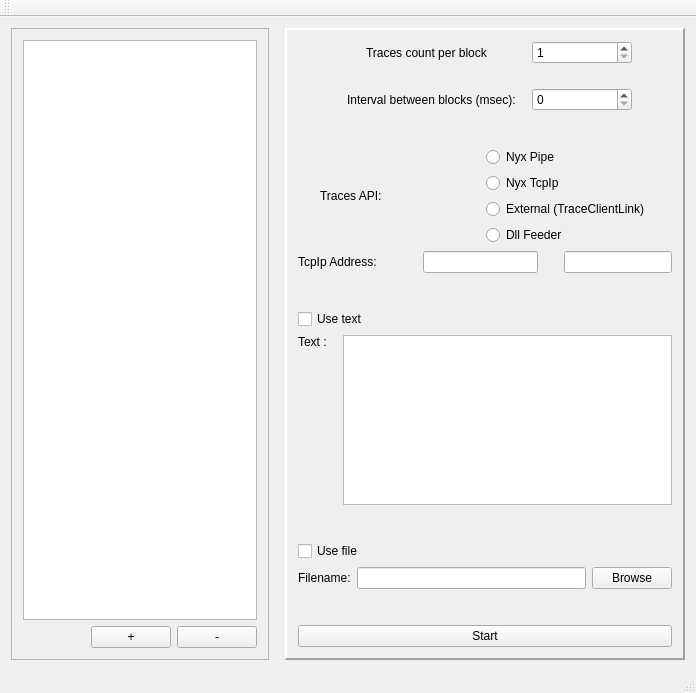
<?xml version="1.0" encoding="UTF-8"?>
<ui version="4.0">
 <class>CTraceViewerFeederClass</class>
 <widget class="QMainWindow" name="CTraceViewerFeederClass">
  <property name="geometry">
   <rect>
    <x>0</x>
    <y>0</y>
    <width>696</width>
    <height>693</height>
   </rect>
  </property>
  <property name="windowTitle">
   <string>CTraceViewerFeeder</string>
  </property>
  <widget class="QWidget" name="centralWidget">
   <layout class="QGridLayout" name="gridLayout_2">
    <item row="0" column="0">
     <layout class="QGridLayout" name="gridLayout">
      <property name="sizeConstraint">
       <enum>QLayout::SetNoConstraint</enum>
      </property>
      <item row="1" column="0">
       <layout class="QHBoxLayout" name="horizontalLayout">
        <item>
         <widget class="QFrame" name="ChannelsFrame">
          <property name="minimumSize">
           <size>
            <width>250</width>
            <height>0</height>
           </size>
          </property>
          <property name="maximumSize">
           <size>
            <width>400</width>
            <height>16777215</height>
           </size>
          </property>
          <property name="frameShape">
           <enum>QFrame::StyledPanel</enum>
          </property>
          <property name="frameShadow">
           <enum>QFrame::Raised</enum>
          </property>
          <layout class="QVBoxLayout" name="verticalLayout_5">
           <item>
            <widget class="QListWidget" name="ChannelsName">
             <property name="sizePolicy">
              <sizepolicy hsizetype="MinimumExpanding" vsizetype="Expanding">
               <horstretch>0</horstretch>
               <verstretch>0</verstretch>
              </sizepolicy>
             </property>
             <property name="minimumSize">
              <size>
               <width>200</width>
               <height>0</height>
              </size>
             </property>
             <property name="maximumSize">
              <size>
               <width>16777215</width>
               <height>16777215</height>
              </size>
             </property>
             <property name="editTriggers">
              <set>QAbstractItemView::DoubleClicked|QAbstractItemView::EditKeyPressed</set>
             </property>
            </widget>
           </item>
           <item>
            <layout class="QHBoxLayout" name="horizontalLayout_5">
             <item>
              <spacer name="horizontalSpacer_9">
               <property name="orientation">
                <enum>Qt::Horizontal</enum>
               </property>
               <property name="sizeHint" stdset="0">
                <size>
                 <width>40</width>
                 <height>20</height>
                </size>
               </property>
              </spacer>
             </item>
             <item>
              <widget class="QPushButton" name="btnAddChannel">
               <property name="text">
                <string>+</string>
               </property>
               <property name="flat">
                <bool>false</bool>
               </property>
              </widget>
             </item>
             <item>
              <widget class="QPushButton" name="btnRemoveChannel">
               <property name="text">
                <string>-</string>
               </property>
               <property name="checkable">
                <bool>false</bool>
               </property>
              </widget>
             </item>
            </layout>
           </item>
          </layout>
         </widget>
        </item>
        <item>
         <spacer name="horizontalSpacer">
          <property name="orientation">
           <enum>Qt::Horizontal</enum>
          </property>
          <property name="sizeType">
           <enum>QSizePolicy::Fixed</enum>
          </property>
          <property name="sizeHint" stdset="0">
           <size>
            <width>10</width>
            <height>20</height>
           </size>
          </property>
         </spacer>
        </item>
        <item>
         <widget class="QFrame" name="PropertiesFrame">
          <property name="sizePolicy">
           <sizepolicy hsizetype="Expanding" vsizetype="Expanding">
            <horstretch>0</horstretch>
            <verstretch>0</verstretch>
           </sizepolicy>
          </property>
          <property name="minimumSize">
           <size>
            <width>400</width>
            <height>0</height>
           </size>
          </property>
          <property name="baseSize">
           <size>
            <width>200</width>
            <height>200</height>
           </size>
          </property>
          <property name="frameShape">
           <enum>QFrame::Panel</enum>
          </property>
          <property name="frameShadow">
           <enum>QFrame::Raised</enum>
          </property>
          <property name="lineWidth">
           <number>2</number>
          </property>
          <property name="midLineWidth">
           <number>2</number>
          </property>
          <layout class="QVBoxLayout" name="verticalLayout_2">
           <item>
            <layout class="QVBoxLayout" name="verticalLayout">
             <item>
              <layout class="QHBoxLayout" name="horizontalLayout_2">
               <item>
                <spacer name="horizontalSpacer_4">
                 <property name="orientation">
                  <enum>Qt::Horizontal</enum>
                 </property>
                 <property name="sizeType">
                  <enum>QSizePolicy::Expanding</enum>
                 </property>
                 <property name="sizeHint" stdset="0">
                  <size>
                   <width>10</width>
                   <height>20</height>
                  </size>
                 </property>
                </spacer>
               </item>
               <item>
                <widget class="QLabel" name="label">
                 <property name="minimumSize">
                  <size>
                   <width>150</width>
                   <height>0</height>
                  </size>
                 </property>
                 <property name="text">
                  <string>Traces count per block</string>
                 </property>
                </widget>
               </item>
               <item>
                <spacer name="horizontalSpacer_2">
                 <property name="orientation">
                  <enum>Qt::Horizontal</enum>
                 </property>
                 <property name="sizeType">
                  <enum>QSizePolicy::Fixed</enum>
                 </property>
                 <property name="sizeHint" stdset="0">
                  <size>
                   <width>10</width>
                   <height>20</height>
                  </size>
                 </property>
                </spacer>
               </item>
               <item>
                <widget class="QSpinBox" name="TracesPerBlockSpinBox">
                 <property name="minimumSize">
                  <size>
                   <width>100</width>
                   <height>0</height>
                  </size>
                 </property>
                 <property name="minimum">
                  <number>1</number>
                 </property>
                 <property name="maximum">
                  <number>100000</number>
                 </property>
                </widget>
               </item>
               <item>
                <spacer name="horizontalSpacer_3">
                 <property name="orientation">
                  <enum>Qt::Horizontal</enum>
                 </property>
                 <property name="sizeType">
                  <enum>QSizePolicy::Fixed</enum>
                 </property>
                 <property name="sizeHint" stdset="0">
                  <size>
                   <width>40</width>
                   <height>20</height>
                  </size>
                 </property>
                </spacer>
               </item>
              </layout>
             </item>
             <item>
              <spacer name="verticalSpacer_4">
               <property name="orientation">
                <enum>Qt::Vertical</enum>
               </property>
               <property name="sizeHint" stdset="0">
                <size>
                 <width>20</width>
                 <height>40</height>
                </size>
               </property>
              </spacer>
             </item>
             <item>
              <layout class="QHBoxLayout" name="horizontalLayout_7">
               <item>
                <spacer name="horizontalSpacer_10">
                 <property name="orientation">
                  <enum>Qt::Horizontal</enum>
                 </property>
                 <property name="sizeType">
                  <enum>QSizePolicy::Expanding</enum>
                 </property>
                 <property name="sizeHint" stdset="0">
                  <size>
                   <width>10</width>
                   <height>20</height>
                  </size>
                 </property>
                </spacer>
               </item>
               <item>
                <widget class="QLabel" name="label_4">
                 <property name="text">
                  <string>Interval between blocks (msec):</string>
                 </property>
                </widget>
               </item>
               <item>
                <spacer name="horizontalSpacer_11">
                 <property name="orientation">
                  <enum>Qt::Horizontal</enum>
                 </property>
                 <property name="sizeType">
                  <enum>QSizePolicy::Fixed</enum>
                 </property>
                 <property name="sizeHint" stdset="0">
                  <size>
                   <width>10</width>
                   <height>20</height>
                  </size>
                 </property>
                </spacer>
               </item>
               <item>
                <widget class="QSpinBox" name="IntervalBetweenBlocksSpinBox">
                 <property name="minimumSize">
                  <size>
                   <width>100</width>
                   <height>0</height>
                  </size>
                 </property>
                 <property name="maximum">
                  <number>9999999</number>
                 </property>
                </widget>
               </item>
               <item>
                <spacer name="horizontalSpacer_12">
                 <property name="orientation">
                  <enum>Qt::Horizontal</enum>
                 </property>
                 <property name="sizeType">
                  <enum>QSizePolicy::Fixed</enum>
                 </property>
                 <property name="sizeHint" stdset="0">
                  <size>
                   <width>40</width>
                   <height>20</height>
                  </size>
                 </property>
                </spacer>
               </item>
              </layout>
             </item>
             <item>
              <spacer name="verticalSpacer">
               <property name="orientation">
                <enum>Qt::Vertical</enum>
               </property>
               <property name="sizeType">
                <enum>QSizePolicy::Fixed</enum>
               </property>
               <property name="sizeHint" stdset="0">
                <size>
                 <width>20</width>
                 <height>30</height>
                </size>
               </property>
              </spacer>
             </item>
             <item>
              <layout class="QHBoxLayout" name="horizontalLayout_3">
               <item>
                <spacer name="horizontalSpacer_5">
                 <property name="orientation">
                  <enum>Qt::Horizontal</enum>
                 </property>
                 <property name="sizeHint" stdset="0">
                  <size>
                   <width>10</width>
                   <height>20</height>
                  </size>
                 </property>
                </spacer>
               </item>
               <item>
                <widget class="QLabel" name="label_2">
                 <property name="minimumSize">
                  <size>
                   <width>150</width>
                   <height>0</height>
                  </size>
                 </property>
                 <property name="text">
                  <string>Traces API:</string>
                 </property>
                </widget>
               </item>
               <item>
                <spacer name="horizontalSpacer_7">
                 <property name="orientation">
                  <enum>Qt::Horizontal</enum>
                 </property>
                 <property name="sizeType">
                  <enum>QSizePolicy::Fixed</enum>
                 </property>
                 <property name="sizeHint" stdset="0">
                  <size>
                   <width>10</width>
                   <height>20</height>
                  </size>
                 </property>
                </spacer>
               </item>
               <item>
                <layout class="QVBoxLayout" name="verticalLayout_3">
                 <item>
                  <widget class="QRadioButton" name="btnNyxPipeAPISource">
                   <property name="minimumSize">
                    <size>
                     <width>100</width>
                     <height>0</height>
                    </size>
                   </property>
                   <property name="text">
                    <string>Nyx Pipe</string>
                   </property>
                  </widget>
                 </item>
                 <item>
                  <widget class="QRadioButton" name="btnNyxTcpIpAPISource">
                   <property name="text">
                    <string>Nyx TcpIp</string>
                   </property>
                  </widget>
                 </item>
                 <item>
                  <widget class="QRadioButton" name="btnExternalAPISource">
                   <property name="minimumSize">
                    <size>
                     <width>100</width>
                     <height>0</height>
                    </size>
                   </property>
                   <property name="text">
                    <string>External (TraceClientLink)</string>
                   </property>
                  </widget>
                 </item>
                 <item>
                  <widget class="QRadioButton" name="btnDllSource">
                   <property name="text">
                    <string>Dll Feeder</string>
                   </property>
                  </widget>
                 </item>
                </layout>
               </item>
               <item>
                <spacer name="horizontalSpacer_6">
                 <property name="orientation">
                  <enum>Qt::Horizontal</enum>
                 </property>
                 <property name="sizeHint" stdset="0">
                  <size>
                   <width>10</width>
                   <height>20</height>
                  </size>
                 </property>
                </spacer>
               </item>
              </layout>
             </item>
             <item>
              <layout class="QHBoxLayout" name="horizontalLayout_9">
               <item>
                <widget class="QLabel" name="TcpIpLabel">
                 <property name="text">
                  <string>TcpIp Address:</string>
                 </property>
                </widget>
               </item>
               <item>
                <spacer name="horizontalSpacer_13">
                 <property name="orientation">
                  <enum>Qt::Horizontal</enum>
                 </property>
                 <property name="sizeType">
                  <enum>QSizePolicy::Fixed</enum>
                 </property>
                 <property name="sizeHint" stdset="0">
                  <size>
                   <width>40</width>
                   <height>20</height>
                  </size>
                 </property>
                </spacer>
               </item>
               <item>
                <widget class="QLineEdit" name="editTcpIpAddress"/>
               </item>
               <item>
                <spacer name="horizontalSpacer_14">
                 <property name="orientation">
                  <enum>Qt::Horizontal</enum>
                 </property>
                 <property name="sizeType">
                  <enum>QSizePolicy::Fixed</enum>
                 </property>
                 <property name="sizeHint" stdset="0">
                  <size>
                   <width>20</width>
                   <height>20</height>
                  </size>
                 </property>
                </spacer>
               </item>
               <item>
                <widget class="QLineEdit" name="editPortNumber">
                 <property name="sizePolicy">
                  <sizepolicy hsizetype="Minimum" vsizetype="Fixed">
                   <horstretch>0</horstretch>
                   <verstretch>0</verstretch>
                  </sizepolicy>
                 </property>
                 <property name="minimumSize">
                  <size>
                   <width>100</width>
                   <height>0</height>
                  </size>
                 </property>
                 <property name="maximumSize">
                  <size>
                   <width>150</width>
                   <height>16777215</height>
                  </size>
                 </property>
                </widget>
               </item>
              </layout>
             </item>
             <item>
              <spacer name="verticalSpacer_2">
               <property name="orientation">
                <enum>Qt::Vertical</enum>
               </property>
               <property name="sizeType">
                <enum>QSizePolicy::Fixed</enum>
               </property>
               <property name="sizeHint" stdset="0">
                <size>
                 <width>20</width>
                 <height>30</height>
                </size>
               </property>
              </spacer>
             </item>
             <item>
              <widget class="QCheckBox" name="m_cbUseText">
               <property name="text">
                <string>Use text</string>
               </property>
              </widget>
             </item>
             <item>
              <layout class="QHBoxLayout" name="horizontalLayout_4">
               <item>
                <widget class="QLabel" name="label_3">
                 <property name="text">
                  <string>Text :</string>
                 </property>
                 <property name="alignment">
                  <set>Qt::AlignLeading|Qt::AlignLeft|Qt::AlignTop</set>
                 </property>
                </widget>
               </item>
               <item>
                <spacer name="horizontalSpacer_8">
                 <property name="orientation">
                  <enum>Qt::Horizontal</enum>
                 </property>
                 <property name="sizeType">
                  <enum>QSizePolicy::Fixed</enum>
                 </property>
                 <property name="sizeHint" stdset="0">
                  <size>
                   <width>10</width>
                   <height>20</height>
                  </size>
                 </property>
                </spacer>
               </item>
               <item>
                <widget class="QPlainTextEdit" name="editTraceText">
                 <property name="maximumSize">
                  <size>
                   <width>16777215</width>
                   <height>16777215</height>
                  </size>
                 </property>
                </widget>
               </item>
              </layout>
             </item>
             <item>
              <spacer name="verticalSpacer_5">
               <property name="orientation">
                <enum>Qt::Vertical</enum>
               </property>
               <property name="sizeType">
                <enum>QSizePolicy::Fixed</enum>
               </property>
               <property name="sizeHint" stdset="0">
                <size>
                 <width>20</width>
                 <height>30</height>
                </size>
               </property>
              </spacer>
             </item>
             <item>
              <widget class="QCheckBox" name="m_cbUseFile">
               <property name="text">
                <string>Use file</string>
               </property>
              </widget>
             </item>
             <item>
              <layout class="QHBoxLayout" name="horizontalLayout_8">
               <item>
                <widget class="QLabel" name="label_5">
                 <property name="text">
                  <string>Filename:</string>
                 </property>
                </widget>
               </item>
               <item>
                <widget class="QLineEdit" name="m_editFilename"/>
               </item>
               <item>
                <widget class="QPushButton" name="m_btnBrowseFile">
                 <property name="text">
                  <string>Browse</string>
                 </property>
                </widget>
               </item>
              </layout>
             </item>
             <item>
              <spacer name="verticalSpacer_3">
               <property name="orientation">
                <enum>Qt::Vertical</enum>
               </property>
               <property name="sizeType">
                <enum>QSizePolicy::Fixed</enum>
               </property>
               <property name="sizeHint" stdset="0">
                <size>
                 <width>20</width>
                 <height>30</height>
                </size>
               </property>
              </spacer>
             </item>
             <item>
              <layout class="QHBoxLayout" name="horizontalLayout_6">
               <item>
                <widget class="QPushButton" name="btnStartStop">
                 <property name="text">
                  <string>Start</string>
                 </property>
                </widget>
               </item>
              </layout>
             </item>
            </layout>
           </item>
          </layout>
         </widget>
        </item>
       </layout>
      </item>
     </layout>
    </item>
   </layout>
  </widget>
  <widget class="QMenuBar" name="menuBar">
   <property name="geometry">
    <rect>
     <x>0</x>
     <y>0</y>
     <width>696</width>
     <height>22</height>
    </rect>
   </property>
  </widget>
  <widget class="QToolBar" name="mainToolBar">
   <attribute name="toolBarArea">
    <enum>TopToolBarArea</enum>
   </attribute>
   <attribute name="toolBarBreak">
    <bool>false</bool>
   </attribute>
  </widget>
  <widget class="QStatusBar" name="statusBar"/>
 </widget>
 <layoutdefault spacing="6" margin="11"/>
 <resources/>
 <connections/>
</ui>
